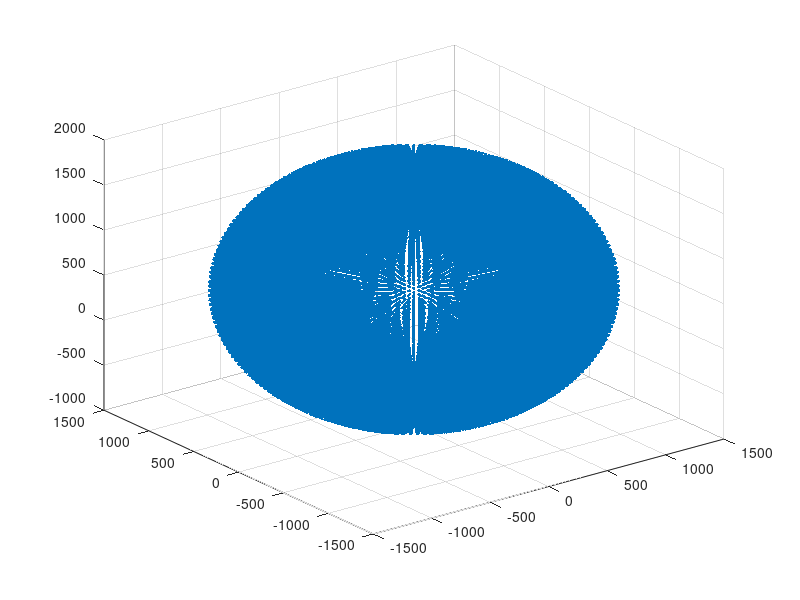

Write MATLAB code to recreate this figure.
clear all
close all
clc

l1=500;l2=600;l3=400;l4=191.03;
t1=linspace(-180,180,90)*pi/180;
t2=linspace(-90,90,90)*pi/180;
d3=linspace(-200,200,90);
t4=linspace(-180,180,90)*pi/180;
[T1,T2,D3]=ndgrid(t1,t2,d3);  % This will create matrices of 90x90x90 for each variable
xM = round((-cos(T1).*cos(T2)).*((D3 + l2 + l3 + l4)));
yM = round((-cos(T2).*sin(T1)).*(D3 + l2 + l3 + l4));
zM = round((l1 - l4.*sin(T2) - sin(T2).*(D3 + l2 + l3)));
figure
plot3(xM(:),yM(:),zM(:),'.') % This is the plot type you should be using.
grid on
% With a '.' as an argument to show only locations and not lines
% Also, (:) converts any matrix into a list of its elements in one single column.